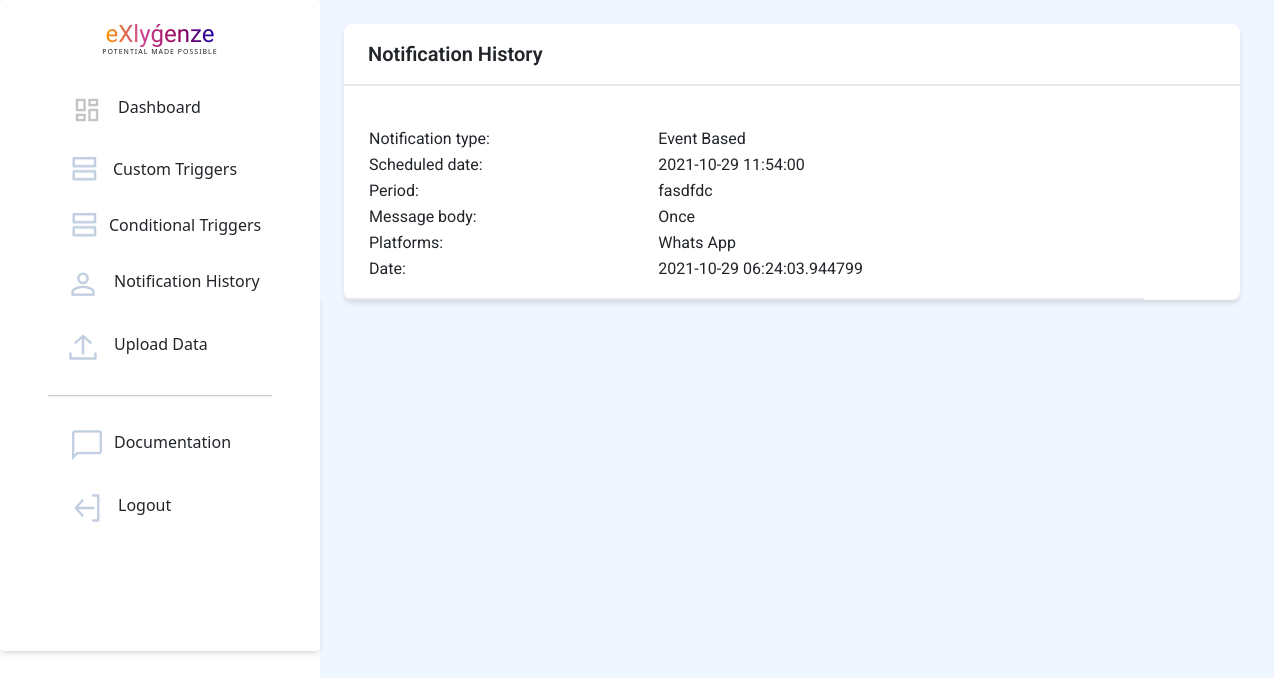
The app's page /history/39 (signed in) with its own data.
### application/models.py (models this page shows, shortened)
class NotificationHistory(db.Model, UserMixin):
    id = db.Column(db.Integer, primary_key=True)
    type = db.Column(db.String(20),nullable=False)
    scheduled_date = db.Column(db.DateTime, default = datetime.utcnow)
    period = db.Column(db.Integer)
    message_body = db.Column(db.String(500),nullable=False)
    score = db.Column(db.String(100),default='')
    event = db.Column(db.String(100),default='')
    activity = db.Column(db.String(100),default='')
    email = db.Column(db.Boolean,default=False,nullable=False)
    whatsapp = db.Column(db.Boolean,default=False,nullable=False)
    sms = db.Column(db.Boolean,default=False,nullable=False)
    date_time = db.Column(db.DateTime,nullable = False, default = datetime.utcnow)
    user_id = db.Column(db.Integer,db.ForeignKey('user.id'),nullable=False)

### application/routes.py (the view)
@app.route('/history/<int:notif_id>')
def notification_history_id(notif_id):
    if current_user.is_authenticated:
        notif = NotificationHistory.query.get(notif_id)
        return render_template('history_id.html', notif=notif)
    else:
        return redirect(url_for('login'))

### application/models.py (called while the page is built)
@login_manager.user_loader
def load_user(user_id):
    return User.query.get(int(user_id))

### application/templates/history_id.html (shortened to what this page needs)
{% extends 'basic.html'%}
{% block body %}
<body>
    <div class="bg-blue-50 flex">
        {% include "navbar.html" %}
        <div class="flex">
            <div>
                <div class="subideabody" style="font-family: 'Roboto';">
                    <div class=" bg-blue-50 flex  ">
                        <div class="mx-4 flex-grow">
                            <br>
                            <div class=" flex flex-wrap ">
                                <div class=" bg-white max-w-4xl rounded-lg w-screen shadow-md">
                                    <div>
                                        <div class="py-3 pl-6 font-medium text-xl border-b-2 font-semibold">Notification History </div>
                                        <br>
                                        <div class="py-3 pl-6 border-b-2" style = "width:800px">
                                            <table style = "width: 100%;">
                                                <tr>
                                                    <td>Notification type: </td>
                                                    <td>{{notif.type}}</td>
                                                </tr>
                                                <tr>
                                                    <td>Scheduled date: </td>
                                                    <td>{{notif.scheduled_date}}</td>
                                                </tr>
                                                <tr>
                                                    <td>Period: </td>
                                                    <td>{{notif.message_body}}</td>
                                                </tr>
                                                <tr>
                                                    <td>Message body: </td>
                                                    <td>{{notif.period}}</td>
                                                </tr>
                                                <tr>
                                                    <td>Platforms: </td>
                                                    <td>{% if notif.whatsapp %}Whats App {% endif %}{% if notif.sms %} SMS {% endif %}{% if notif.email %} Email {% endif %}</td>
                                                </tr>
                                                <tr>
                                                    <td>Date: </td>
                                                    <td>{{notif.date_time}}</td>
                                                </tr>
                                            </table>
                                    </div>
                                    </div>
                                </div>
                            </div>
                        </div>
                    </div>
                </div>
            </div>
        </div>
    </div>
</body>
{%endblock%}

### application/templates/history_id.html (style rules this page uses)
.subideabody { font-family: 'Poppins'; background-color: #f8f8f8; }

### records on screen
NotificationHistory: type "Event Based", scheduled_date "2021-10-29 11:54:00", message_body "fasdfdc", period "Once", date_time "2021-10-29 06:24:03.944799"
